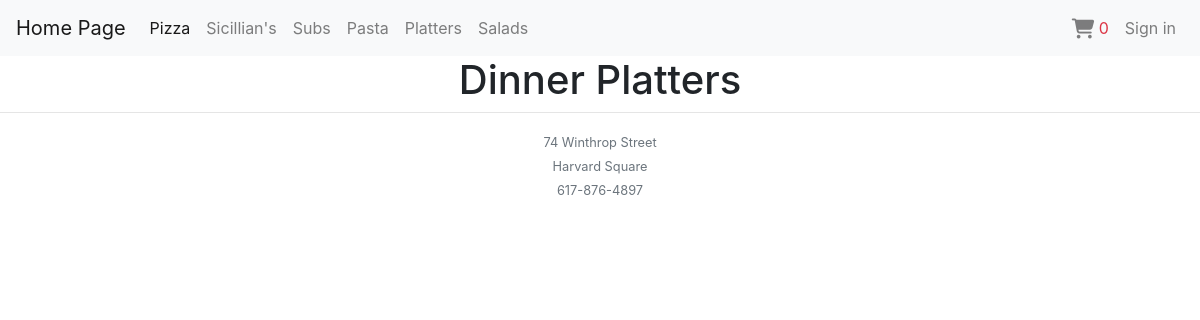
Page /food_type/6/ on the earlier database version.
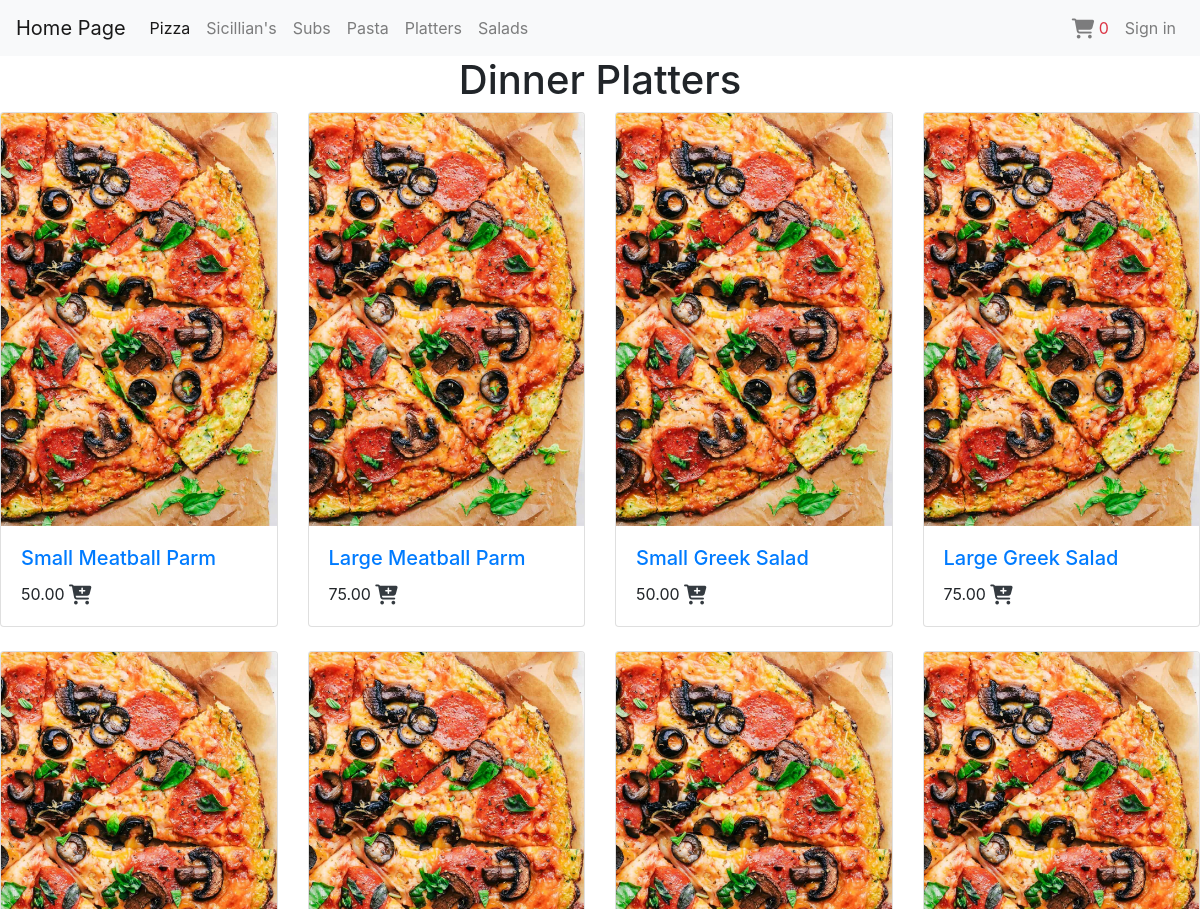
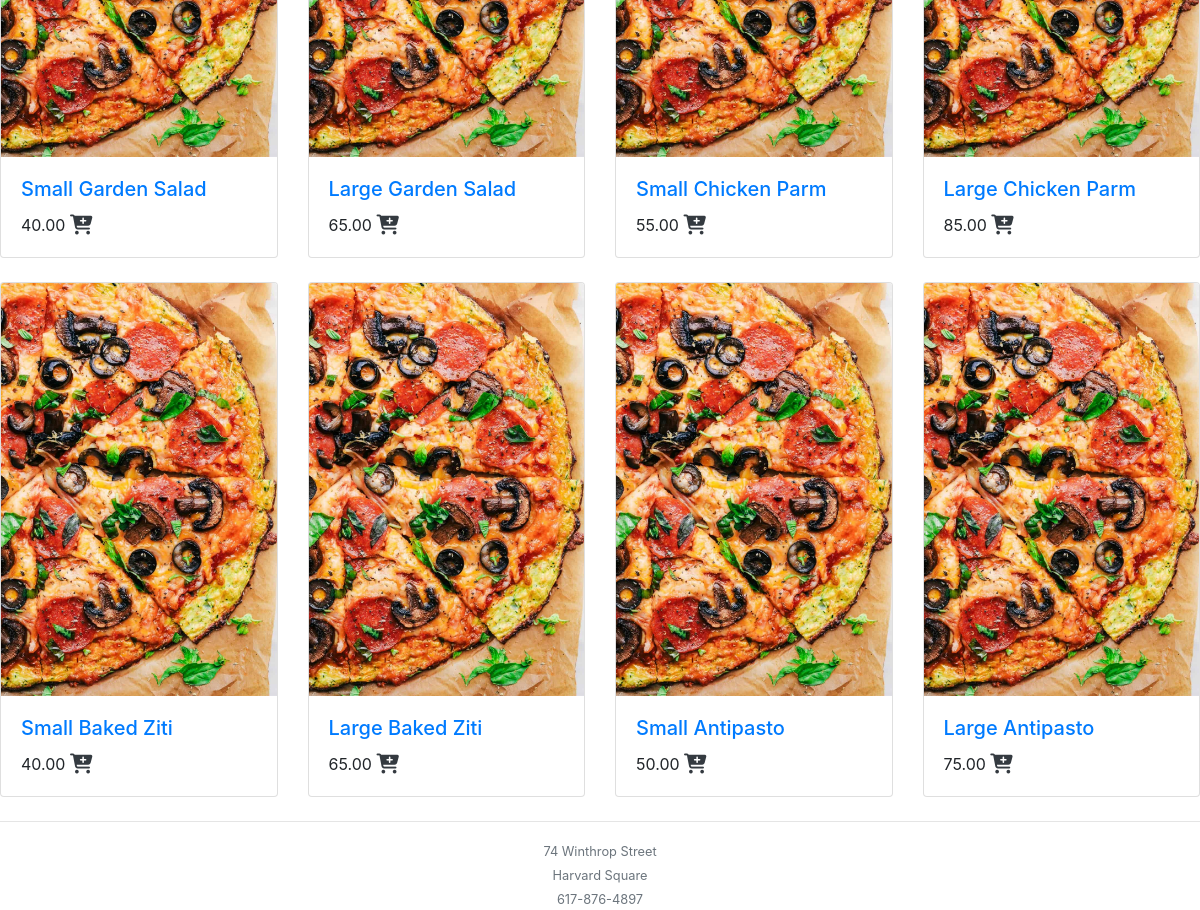
Same page on the later database version (2 pictures, top to bottom).
### orders/models.py (models this page shows, shortened)
class Food_type(models.Model):
    name = models.CharField(max_length=15)
    picture = models.ImageField(
        upload_to='foods/', default='foods/default.jpg')

class Food(models.Model):
    name = models.CharField(max_length=30)
    size = models.CharField(max_length=5, choices=fSize)
    food_type = models.ForeignKey(
        Food_type, null=True, blank=True, on_delete=models.SET_NULL)
    topping_count = models.PositiveIntegerField(default=0)
    accepts_extra = models.BooleanField(default=False)
    price = models.DecimalField(decimal_places=2, max_digits=10)
    picture = models.ImageField(upload_to='foods/', default='default.gif')
    class Meta:
        ordering = ['-name']

### orders/views.py (the view)
# urls.py: path("food_type/<int:id>/", views.food_types, name="courses"),
def food_types(request, id=None):
    ftypes = get_object_or_404(Food_type, id=id)
    context = {
        "food_types": ftypes,
        'foods': Food.objects.filter(food_type=ftypes),
        'toppings': Topping.objects.all(),
    }
    return render(request, 'orders/courses.html', context)

### orders/templates/orders/courses.html (shortened to what this page needs)
{% extends "base.html" %}
{% block content %}
<h1 class='text-center'>{{food_types.name}}</h1>
<div class="row row-cols-1 row-cols-md-3  row-cols-lg-4 ">
{% for t in foods%}
  <div class="col mb-4">
    <div class="card">
      <a href='{% url "foods" t.id %}'><img src="{{t.picture.url}}" class="card-img-top" alt="{{t.name}}"></a>
      <div class="card-body">
        <a href='{% url "foods" t.id %}'> <h5 class="card-title">{{t.size|capfirst}} {{t.name}}</h5></a>
        <p class="card-text">{{t.price}} <a href='#'><i class="fas fa-cart-plus text-dark fa-lg"
          data-id='{{t.id}}' data-toppings='{{t.topping_count}}' data-price='{{t.price}}' data-extra='{{t.accepts_extra|lower}}'
          data-name='{{t.name}}' data-size='{{t.size}}' onclick='addMeToBasket(this,"b")'></i></a></p>
      </div>
    </div>
  </div>
{% endfor%}
</div>
{% endblock %}

### orders/templates/base.html (shortened to what this page needs)
<!doctype html>
<html lang="en">
<head>
  {% load static %}
  <link rel="stylesheet" href="https://stackpath.bootstrapcdn.com/bootstrap/4.4.1/css/bootstrap.min.css"
>
</head>
<body>
  <header>
    <nav class="navbar navbar-expand-md navbar-light bg-light">
      <a class="navbar-brand" href='{% url "index" %}'>Home Page</a>
      <div class="collapse navbar-collapse" id="navbarSupportedContent">
        <ul class="navbar-nav mr-auto">
          <li class="nav-item active">
            <a class="nav-link  text-wrap" href='{% url "courses" "8" %}'>Pizza<span class="sr-only">(current)</span></a>
          </li>
          <li class="nav-item">
            <a class="nav-link  text-wrap" href='{%url "courses" "9" %}'>Sicillian's</a>
          </li>
          <li class="nav-item">
            <a class="nav-link" href='{%url "courses" "10" %}'>Subs</a>
          </li>
          <li class="nav-item">
            <a class="nav-link" href='{%url "courses" "11" %}'>Pasta</a>
          </li>
          <li class="nav-item">
            <a class="nav-link" href='{%url "courses" "13" %}'>Platters</a>
          </li>
          <li class="nav-item">
            <a class="nav-link" href='{%url "courses" "12" %}'>Salads</a>
          </li>
        </ul>
        <ul class="navbar-nav">
          <li class="nav-item">
            <a class="nav-link" href='{% url "cart" %}'>
              <i class="fas fa-shopping-cart fa-lg"></i>
              <span class="text-danger" data-inBasket>0</span>
            </a>
          </li>
          {% if user.is_authenticated %}
          <li class="nav-item dropdown">
            <a class="nav-link dropdown-toggle" href='{% url "profile" %}' id='nav_profile' role="button"
              data-toggle="dropdown">
              <i class="fas fa-user-alt fa-lg"></i>
            </a>
            <div class="dropdown-menu  dropdown-menu-right" aria-labelledby="nav_profile">
              <a class="dropdown-item" href='{%url "myorder" %}'>{{user.first_name}}'s Orders</a>
              <div class="dropdown-divider"></div>
              {% if user.is_staff %}
                <a class="dropdown-item" href='{%url "admin:index" %}'>Admin Pages</a>
              {% endif %}
              <a class="dropdown-item" href='{%url "logout" %}'>Log Out</a>
            </div>
          </li>
          {% else %}
          <li class="nav-item">
            <a class="nav-link" data-toggle="popover" title="Please Login">Sign in</a>
          </li>
          {% endif %}
        </ul>
      </div>
    </nav>
  </header>
  <main>
    {% block content %}
    {% endblock %}
  </main>
  <footer>
    <div class='text-center'>
      <hr class='mt-0' />
      <small class='text-muted'>74 Winthrop Street<br>
        Harvard Square<br>
        617-876-4897</small>
    </div>
  </footer>
</body>
</html>

Differences in the rows shown:
added Food: picture (placeholder picture), size "Small", name "Meatball Parm", price "50.00", topping_count 0 (drawn)
added Food: picture (placeholder picture), size "Large", name "Meatball Parm", price "75.00", topping_count 0 (drawn)
added Food: picture (placeholder picture), size "Small", name "Greek Salad", price "50.00", topping_count 0 (drawn)
added Food: picture (placeholder picture), size "Large", name "Greek Salad", price "75.00", topping_count 0 (drawn)
added Food: picture (placeholder picture), size "Small", name "Garden Salad", price "40.00", topping_count 0 (drawn)
added Food: picture (placeholder picture), size "Large", name "Garden Salad", price "65.00", topping_count 0 (drawn)
added Food: picture (placeholder picture), size "Small", name "Chicken Parm", price "55.00", topping_count 0 (drawn)
added Food: picture (placeholder picture), size "Large", name "Chicken Parm", price "85.00", topping_count 0 (drawn)
added Food: picture (placeholder picture), size "Small", name "Baked Ziti", price "40.00", topping_count 0 (drawn)
added Food: picture (placeholder picture), size "Large", name "Baked Ziti", price "65.00", topping_count 0 (drawn)
added Food: picture (placeholder picture), size "Small", name "Antipasto", price "50.00", topping_count 0 (drawn)
added Food: picture (placeholder picture), size "Large", name "Antipasto", price "75.00", topping_count 0 (drawn)
